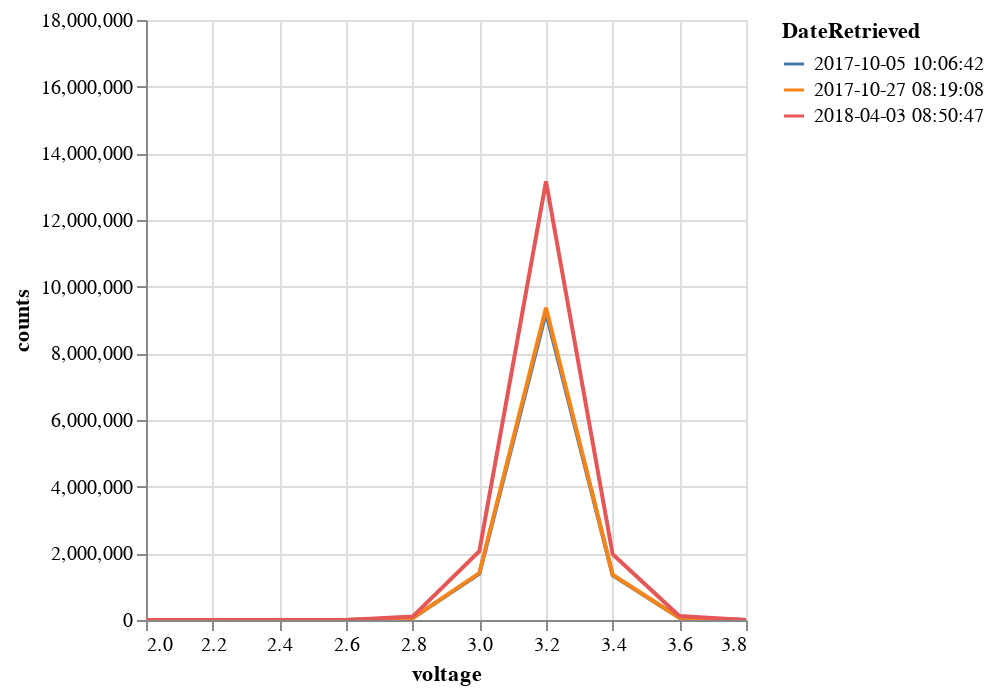

Notebook code for this chart:
### Markdown cell above
***visualize_mod_time*** uses the build_module_average_df output to visualize the distribution of time spent at each voltage in the voltage range for a given module. For example, running this function with the input of bus 1 and module 1 will return a graph with 12 plotted lines, one for each individual date in bus one, where the x axis is voltage and the y axis is time in seconds. A dropdown menu is available on the graph to select a specific date. The selected date will remain in color while the other dates will be rendered gray. The axes are also scalable by clicking and dragging and using your mouse scroll.

### Code cell
alfred.visualize_mod_time(directory, 'bus_0039142903b40233500710/', 1)

### Figure 1 — Vega-Lite specification as saved in the notebook (floating-point values rounded to 4 significant figures)
{"config": {"view": {"continuousWidth": 300, "continuousHeight": 300}}, "data": {"name": "data-d33ffb2ca7c0f4e28d4512b19657b223"}, "mark": {"type": "line"}, "encoding": {"color": {"condition": {"param": " ", "field": "DateRetrieved", "type": "nominal"}, "value": "lightgray"}, "tooltip": {"field": "Name", "type": "nominal"}, "x": {"field": "voltage", "type": "quantitative"}, "y": {"field": "counts", "type": "quantitative"}}, "params": [{"name": "param_4", "select": {"type": "interval"}, "bind": "scales"}, {"name": " ", "select": {"type": "point", "fields": ["DateRetrieved"]}, "bind": {"input": "select", "options": ["2017-10-05 10:06:42", "2017-10-27 08:19:08", "2018-04-03 08:50:47"]}}], "$schema": "https://vega.github.io/schema/vega-lite/v5.16.3.json", "datasets": {"data-d33ffb2ca7c0f4e28d4512b19657b223": [{"index": 0, "DateRetrieved": "2017-10-05 10:06:42", "voltage": "< 2.0", "counts": 0.0}, {"index": 1, "DateRetrieved": "2017-10-27 08:19:08", "voltage": "< 2.0", "counts": 0.0}, {"index": 2, "DateRetrieved": "2018-04-03 08:50:47", "voltage": "< 2.0", "counts": 0.0}, {"index": 3, "DateRetrieved": "2017-10-05 10:06:42", "voltage": "2", "counts": 0.0}, {"index": 4, "DateRetrieved": "2017-10-27 08:19:08", "voltage": "2", "counts": 0.0}, {"index": 5, "DateRetrieved": "2018-04-03 08:50:47", "voltage": "2", "counts": 0.0}, {"index": 6, "DateRetrieved": "2017-10-05 10:06:42", "voltage": "2.2", "counts": 0.0}, {"index": 7, "DateRetrieved": "2017-10-27 08:19:08", "voltage": "2.2", "counts": 0.0}, {"index": 8, "DateRetrieved": "2018-04-03 08:50:47", "voltage": "2.2", "counts": 0.0}, {"index": 9, "DateRetrieved": "2017-10-05 10:06:42", "voltage": "2.4", "counts": 0.0}, {"index": 10, "DateRetrieved": "2017-10-27 08:19:08", "voltage": "2.4", "counts": 0.0}, {"index": 11, "DateRetrieved": "2018-04-03 08:50:47", "voltage": "2.4", "counts": 0.0}, {"index": 12, "DateRetrieved": "2017-10-05 10:06:42", "voltage": "2.6", "counts": 15.83}, {"index": 13, "DateRetrieved": "2017-10-27 08:19:08", "voltage": "2.6", "counts": 15.83}, {"index": 14, "DateRetrieved": "2018-04-03 08:50:47", "voltage": "2.6", "counts": 294.7}, {"index": 15, "DateRetrieved": "2017-10-05 10:06:42", "voltage": "2.8", "counts": 57950.0}, {"index": 16, "DateRetrieved": "2017-10-27 08:19:08", "voltage": "2.8", "counts": 58500.0}, {"index": 17, "DateRetrieved": "2018-04-03 08:50:47", "voltage": "2.8", "counts": 103200.0}, {"index": 18, "DateRetrieved": "2017-10-05 10:06:42", "voltage": "3", "counts": 1391000.0}, {"index": 19, "DateRetrieved": "2017-10-27 08:19:08", "voltage": "3", "counts": 1406000.0}, {"index": 20, "DateRetrieved": "2018-04-03 08:50:47", "voltage": "3", "counts": 2065000.0}, {"index": 21, "DateRetrieved": "2017-10-05 10:06:42", "voltage": "3.2", "counts": 9228000.0}, {"index": 22, "DateRetrieved": "2017-10-27 08:19:08", "voltage": "3.2", "counts": 9369000.0}, {"index": 23, "DateRetrieved": "2018-04-03 08:50:47", "voltage": "3.2", "counts": 13160000.0}, {"index": 24, "DateRetrieved": "2017-10-05 10:06:42", "voltage": "3.4", "counts": 1341000.0}, {"index": 25, "DateRetrieved": "2017-10-27 08:19:08", "voltage": "3.4", "counts": 1357000.0}, {"index": 26, "DateRetrieved": "2018-04-03 08:50:47", "voltage": "3.4", "counts": 1972000.0}, {"index": 27, "DateRetrieved": "2017-10-05 10:06:42", "voltage": "3.6", "counts": 66760.0}, {"index": 28, "DateRetrieved": "2017-10-27 08:19:08", "voltage": "3.6", "counts": 67730.0}, {"index": 29, "DateRetrieved": "2018-04-03 08:50:47", "voltage": "3.6", "counts": 118900.0}, {"index": 30, "DateRetrieved": "2017-10-05 10:06:42", "voltage": "3.8", "counts": 0.0}, {"index": 31, "DateRetrieved": "2017-10-27 08:19:08", "voltage": "3.8", "counts": 0.0}, {"index": 32, "DateRetrieved": "2018-04-03 08:50:47", "voltage": "3.8", "counts": 0.9167}, {"index": 33, "DateRetrieved": "2017-10-05 10:06:42", "voltage": ">= 4.0", "counts": 0.0}, {"index": 34, "DateRetrieved": "2017-10-27 08:19:08", "voltage": ">= 4.0", "counts": 0.0}, {"index": 35, "DateRetrieved": "2018-04-03 08:50:47", "voltage": ">= 4.0", "counts": 0.0}, {"index": 36, "DateRetrieved": "2017-10-05 10:06:42", "voltage": "TOTAL", "counts": 12080000.0}, {"index": 37, "DateRetrieved": "2017-10-27 08:19:08", "voltage": "TOTAL", "counts": 12260000.0}, {"index": 38, "DateRetrieved": "2018-04-03 08:50:47", "voltage": "TOTAL", "counts": 17420000.0}]}}
